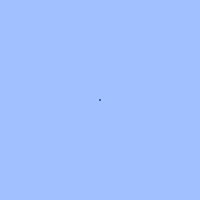
Frame 1 (no input)
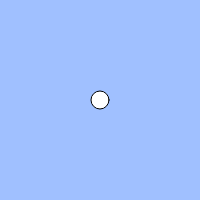
Frame 60 (no input)
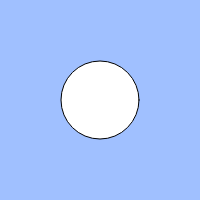
Frame 120 (the mouse pressed at the canvas centre since frame 60)

The p5.js sketch that drew these frames (run headless with seeded random() and noise() and a simulated clock; from frame 60 on, the mouse is pressed at the canvas centre):

// p5.js sketch
// ── sketch.js
// 練習問題「心臓の鼓動のように大きくなったり小さくなったりする円」
let count;
let cycle;

function setup(){
  createCanvas(200, 200);
  count = 0;
  cycle = 100;
}

function draw(){
  background(160, 192, 255);
  count = mouseIsPressed ? (count + 1) % cycle : (count + 0.3) % cycle;
  // 100になったら1に戻る(あまりの計算)
//   if(count < 100){
//   count = (count + 1);
// }
// else if(count  100 && count < 0){
//   count = (count - 1);
// }　100になったら逆方向に小さくしたいけど上手くいかない
  // BLANK[1]
  ellipse(width / 2, height / 2, count);
}
